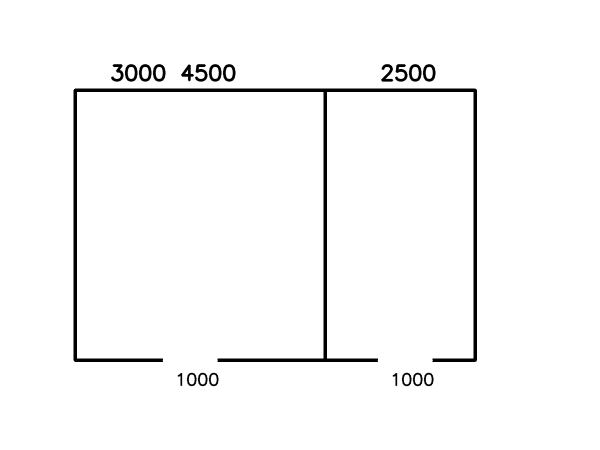
#> input picture test_samples/sample_dimension_plan.png, 1200 x 900 px (shown at 1/2 size)
$ python -i preprocess.py   (imports and definitions only)
#> lines starting #> are read from the running program, lines starting #| are printed output that depends on the picture; after the words box and inside, x2 and y2 are one past the last pixel; in counts of white or black regions, pixels touching at a corner belong together
from __future__ import annotations

from pathlib import Path
from typing import Any

import cv2
import numpy as np

from .grid_suppress import suppress_grid_from_bgr


def load_image(path: str) -> np.ndarray:
    data = np.fromfile(path, dtype=np.uint8)
    image = cv2.imdecode(data, cv2.IMREAD_COLOR)
    if image is None:
        raise ValueError(f"无法读取图像: {path}")
    return image


def to_grayscale(image: np.ndarray) -> np.ndarray:
    if len(image.shape) == 2:
        return image
    return cv2.cvtColor(image, cv2.COLOR_BGR2GRAY)


def _deskew_matrix(gray: np.ndarray) -> tuple[np.ndarray, np.ndarray] | tuple[None, None]:
    blur = cv2.GaussianBlur(gray, (5, 5), 0)
    _, binary = cv2.threshold(blur, 0, 255, cv2.THRESH_BINARY_INV + cv2.THRESH_OTSU)
    coords = cv2.findNonZero(binary)
    if coords is None:
        return None, None
    rect = cv2.minAreaRect(coords)
    angle = rect[-1]
    if angle < -45:
        angle = 90 + angle
    if abs(angle) < 0.5:
        return None, None
    h, w = gray.shape[:2]
    matrix = cv2.getRotationMatrix2D((w / 2, h / 2), angle, 1.0)
    return matrix, cv2.warpAffine(gray, matrix, (w, h), flags=cv2.INTER_LINEAR, borderMode=cv2.BORDER_REPLICATE)


def deskew(gray: np.ndarray) -> np.ndarray:
    """简单纠偏：根据轮廓最小外接矩形旋转。"""
    matrix, rotated = _deskew_matrix(gray)
    return rotated if matrix is not None else gray


def _warp_bgr(bgr: np.ndarray, matrix: np.ndarray) -> np.ndarray:
    h, w = bgr.shape[:2]
    return cv2.warpAffine(bgr, matrix, (w, h), flags=cv2.INTER_LINEAR, borderMode=cv2.BORDER_REPLICATE)


def binarize(gray: np.ndarray, adaptive: bool = False) -> np.ndarray:
    blur = cv2.GaussianBlur(gray, (3, 3), 0)
    if adaptive:
        return cv2.adaptiveThreshold(
            blur, 255, cv2.ADAPTIVE_THRESH_GAUSSIAN_C, cv2.THRESH_BINARY_INV, 31, 10
        )
    _, binary = cv2.threshold(blur, 0, 255, cv2.THRESH_BINARY_INV + cv2.THRESH_OTSU)
    return binary


def _normalize_long_edge(image: np.ndarray, target: int = 2400) -> np.ndarray:
    h, w = image.shape[:2]
    long_edge = max(h, w)
    if long_edge <= target or long_edge < 800:
        return image
    scale = target / long_edge
    new_w = max(1, int(round(w * scale)))
    new_h = max(1, int(round(h * scale)))
    return cv2.resize(image, (new_w, new_h), interpolation=cv2.INTER_AREA)


def preprocess(
    image_path: str,
    *,
    deskew_enabled: bool = True,
    adaptive_threshold: bool = False,
    normalize_long_edge: int = 2400,
    suppress_grid: bool = False,
    grid_config: dict[str, Any] | None = None,
    debug_dir: str | None = None,
) -> tuple[np.ndarray, np.ndarray, np.ndarray]:
    """返回 (原图BGR, 灰度图, 二值图)。"""
    bgr = load_image(image_path)
#> in load_image, image is the input picture: shape (900, 1200, 3); min 0, max 255, mean 248.5
    gray = to_grayscale(bgr)

    if deskew_enabled:
        matrix, rotated_gray = _deskew_matrix(gray)
#> in _deskew_matrix, `_, binary = cv2.threshold(blur, 0, 255, cv2.THRESH_BINARY_INV + cv2.TH..`:
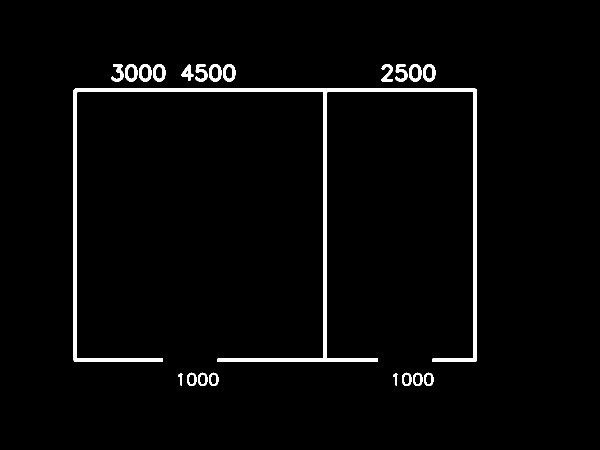
#> binary: shape (900, 1200) (shown at 1/2 size); 2.6% white; 21 white regions, largest, box (x1, y1, x2, y2) and area: (147, 177, 954, 724) 20953, (250, 128, 275, 163) 461, (278, 128, 303, 163) 461
#> in _deskew_matrix, `coords = cv2.findNonZero(binary)`: coords = contour of 27944 points, box (x1, y1, x2, y2) (147, 128, 954, 772), area 7370
#> in _deskew_matrix, `rect = cv2.minAreaRect(coords)`: rect = ((550, 449.5), (643, 806), -90)
#> in _deskew_matrix, `angle = rect[-1]`: angle = -90
#> in _deskew_matrix, `angle = 90 + angle`: angle = 0
        if matrix is not None and rotated_gray is not None:
            gray = rotated_gray
            bgr = _warp_bgr(bgr, matrix)

    bgr = _normalize_long_edge(bgr, target=normalize_long_edge)
    gray = _normalize_long_edge(gray, target=normalize_long_edge)

    grid_meta: dict[str, Any] | None = None
    if suppress_grid:
        binary, grid_meta = suppress_grid_from_bgr(bgr, grid_config)
        if debug_dir:
            out = Path(debug_dir)
            out.mkdir(parents=True, exist_ok=True)
            stem = Path(image_path).stem
            cv2.imencode(".png", binary)[1].tofile(str(out / f"{stem}_grid_suppressed.png"))
            if grid_meta:
                (out / f"{stem}_grid_meta.txt").write_text(str(grid_meta), encoding="utf-8")
                layout = grid_meta.get("grid_layout") or {}
                if layout.get("period_h") and layout.get("period_w"):
                    from .grid_suppress import build_grid_mask_debug

                    mask = build_grid_mask_debug(
                        binary.shape[:2],
                        layout,
                        line_width=int((grid_config or {}).get("grid_line_width", 2)),
                        dot_radius=int((grid_config or {}).get("grid_dot_radius", 2)),
                    )
                    cv2.imencode(".png", mask)[1].tofile(str(out / f"{stem}_grid_mask.png"))
    else:
        binary = binarize(gray, adaptive=adaptive_threshold)
#> in binarize, `_, binary = cv2.threshold(blur, 0, 255, cv2.THRESH_BINARY_INV + cv2.TH..`: binary: shape (900, 1200); 2.6% white; 21 white regions, largest, box (x1, y1, x2, y2) and area: (147, 177, 954, 724) 20945, (250, 128, 275, 163) 453, (278, 128, 303, 163) 453
        kernel = np.ones((2, 2), np.uint8)
        binary = cv2.morphologyEx(binary, cv2.MORPH_OPEN, kernel, iterations=1)
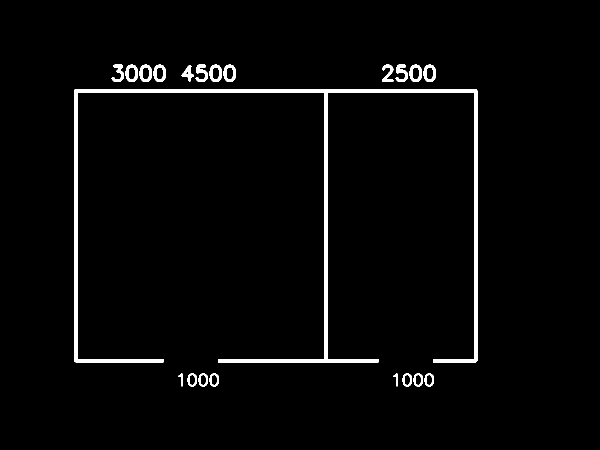
#> binary: shape (900, 1200) (shown at 1/2 size); 2.6% white; 21 white regions, largest, box (x1, y1, x2, y2) and area: (148, 178, 955, 725) 20945, (251, 129, 276, 164) 453, (279, 129, 304, 164) 453
        close_kernel = np.ones((3, 3), np.uint8)
        binary = cv2.morphologyEx(binary, cv2.MORPH_CLOSE, close_kernel, iterations=1)

    return bgr, gray, binary

>>> result = preprocess('../test_samples/sample_dimension_plan.png')

$ run again, on test_samples/sample_site_plan.png
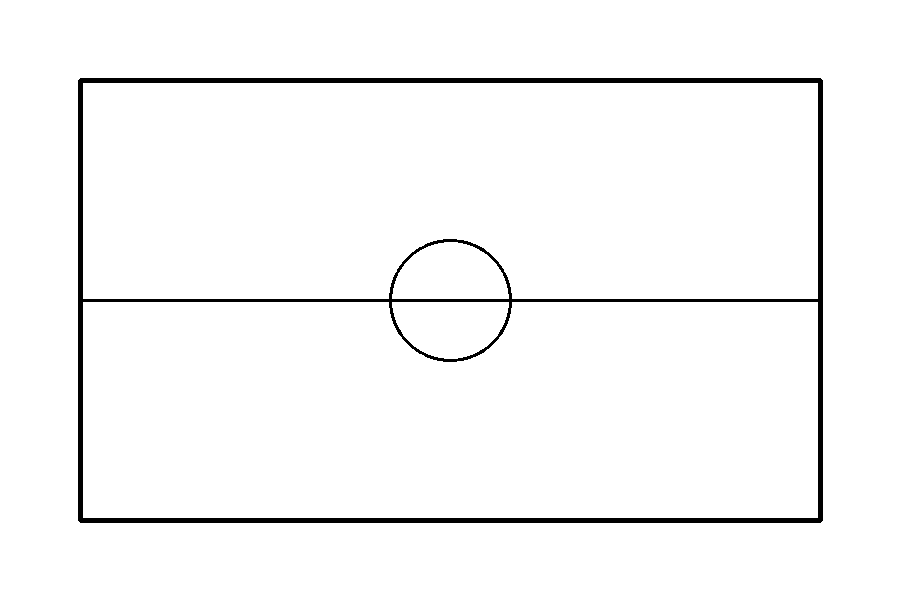
#> input picture test_samples/sample_site_plan.png, 900 x 600 px
#> in load_image, image is the input picture: shape (600, 900, 3); 97.2% white; 1 black region, box (x1, y1, x2, y2) and area: (78, 78, 823, 523) 15113
#> in _deskew_matrix, `_, binary = cv2.threshold(blur, 0, 255, cv2.THRESH_BINARY_INV + cv2.TH..`:
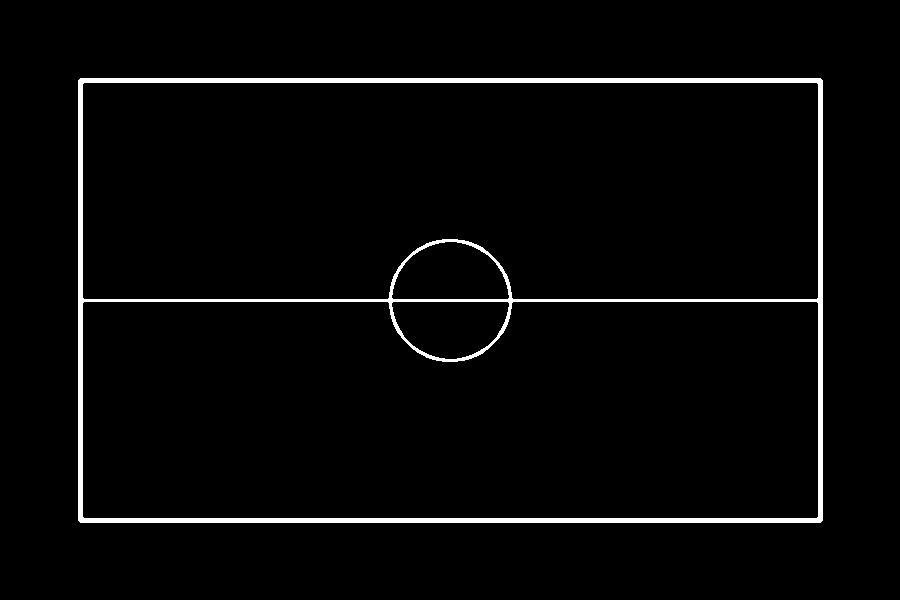
#> binary: shape (600, 900); 2.8% white; 1 white region, box (x1, y1, x2, y2) and area: (78, 78, 823, 523) 15291
#> coords = contour of 15291 points, box (x1, y1, x2, y2) (78, 78, 823, 523), area 0
#> rect = ((450, 300), (444, 744), -90)
#> in _deskew_matrix, `angle = rect[-1]`: angle = -90
#> in _deskew_matrix, `angle = 90 + angle`: angle = 0
#> in preprocess, `binary = cv2.morphologyEx(binary, cv2.MORPH_OPEN, kernel, iterations=1)`:
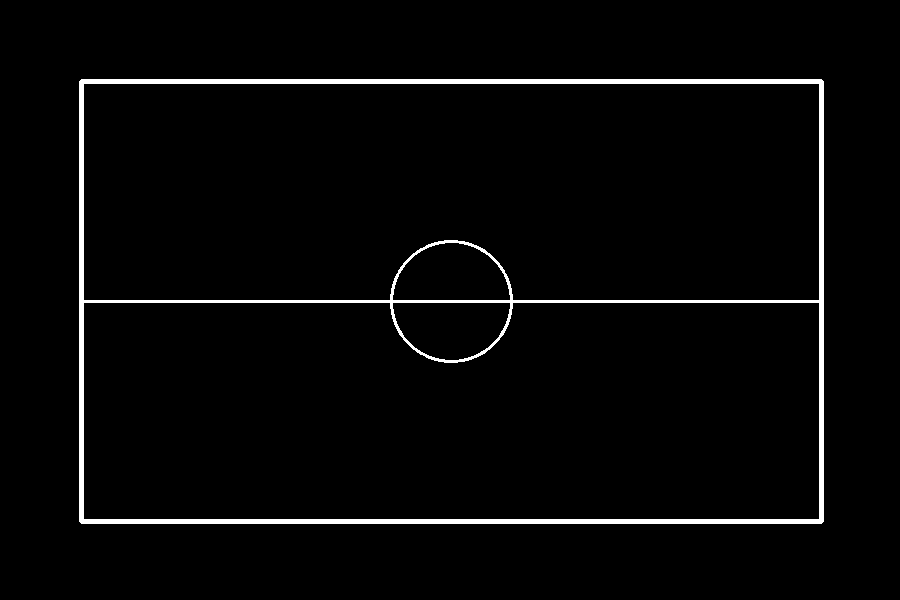
#> binary: shape (600, 900); 2.8% white; 1 white region, box (x1, y1, x2, y2) and area: (79, 79, 824, 524) 15113
